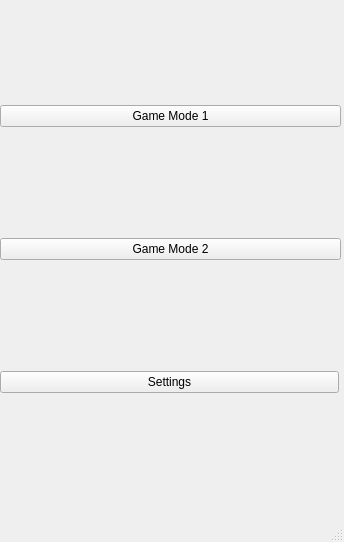
<?xml version="1.0" encoding="UTF-8"?>
<ui version="4.0">
 <class>MainWindow</class>
 <widget class="QMainWindow" name="MainWindow">
  <property name="geometry">
   <rect>
    <x>0</x>
    <y>0</y>
    <width>344</width>
    <height>542</height>
   </rect>
  </property>
  <property name="windowTitle">
   <string>MainWindow</string>
  </property>
  <widget class="QWidget" name="centralwidget">
   <widget class="QWidget" name="verticalLayoutWidget">
    <property name="geometry">
     <rect>
      <x>0</x>
      <y>0</y>
      <width>341</width>
      <height>501</height>
     </rect>
    </property>
    <layout class="QVBoxLayout" name="verticalLayout">
     <item>
      <widget class="QPushButton" name="game_mode1">
       <property name="text">
        <string>Game Mode 1</string>
       </property>
      </widget>
     </item>
     <item>
      <widget class="QPushButton" name="game_mode2">
       <property name="text">
        <string>Game Mode 2</string>
       </property>
      </widget>
     </item>
     <item>
      <widget class="QPushButton" name="settings">
       <property name="enabled">
        <bool>true</bool>
       </property>
       <property name="maximumSize">
        <size>
         <width>339</width>
         <height>16777215</height>
        </size>
       </property>
       <property name="text">
        <string>Settings</string>
       </property>
      </widget>
     </item>
    </layout>
   </widget>
  </widget>
  <widget class="QMenuBar" name="menubar">
   <property name="geometry">
    <rect>
     <x>0</x>
     <y>0</y>
     <width>344</width>
     <height>21</height>
    </rect>
   </property>
  </widget>
  <widget class="QStatusBar" name="statusbar"/>
 </widget>
 <resources/>
 <connections/>
</ui>
